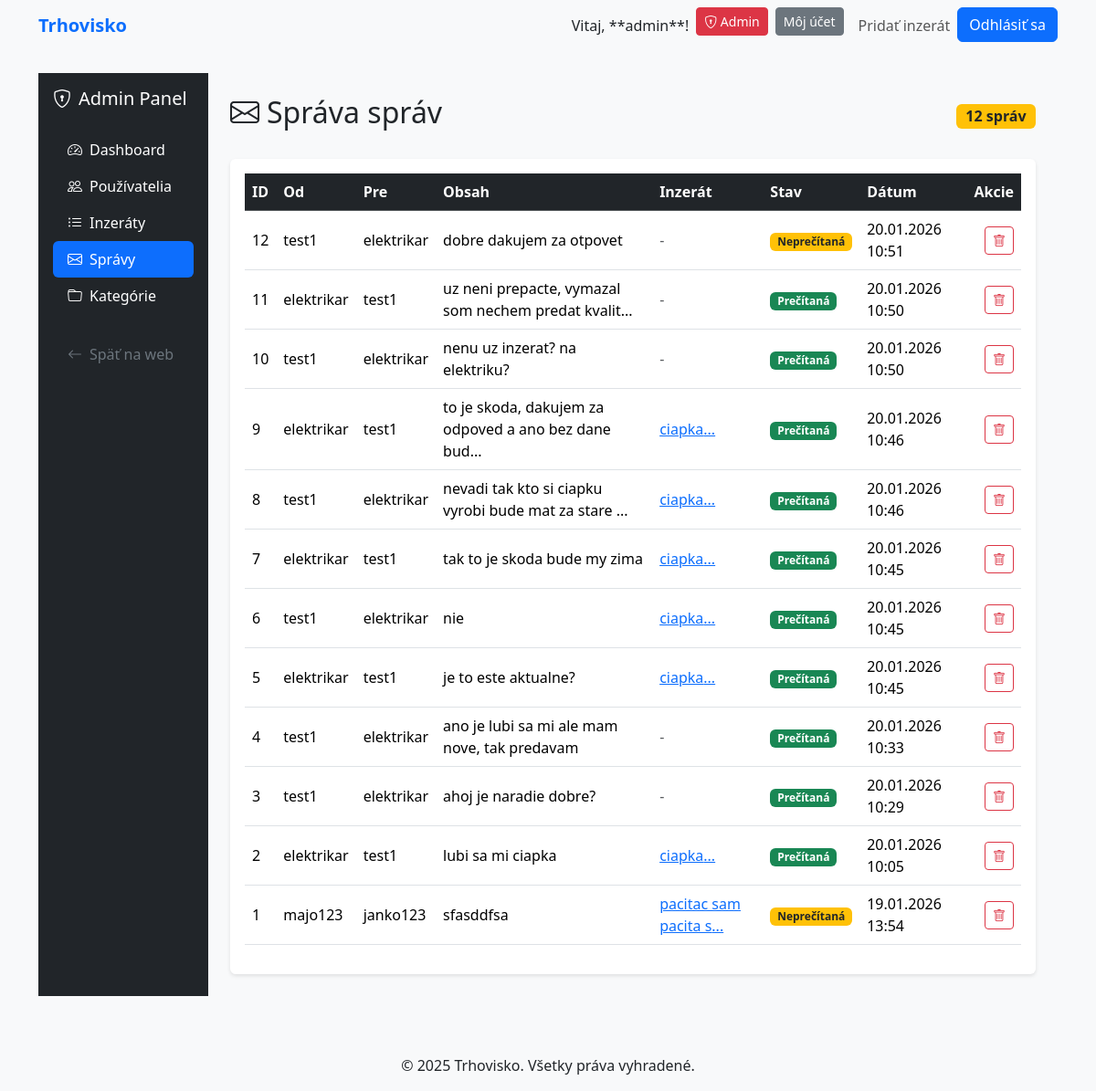
Before: /admin/messages (signed in) with the older database file.
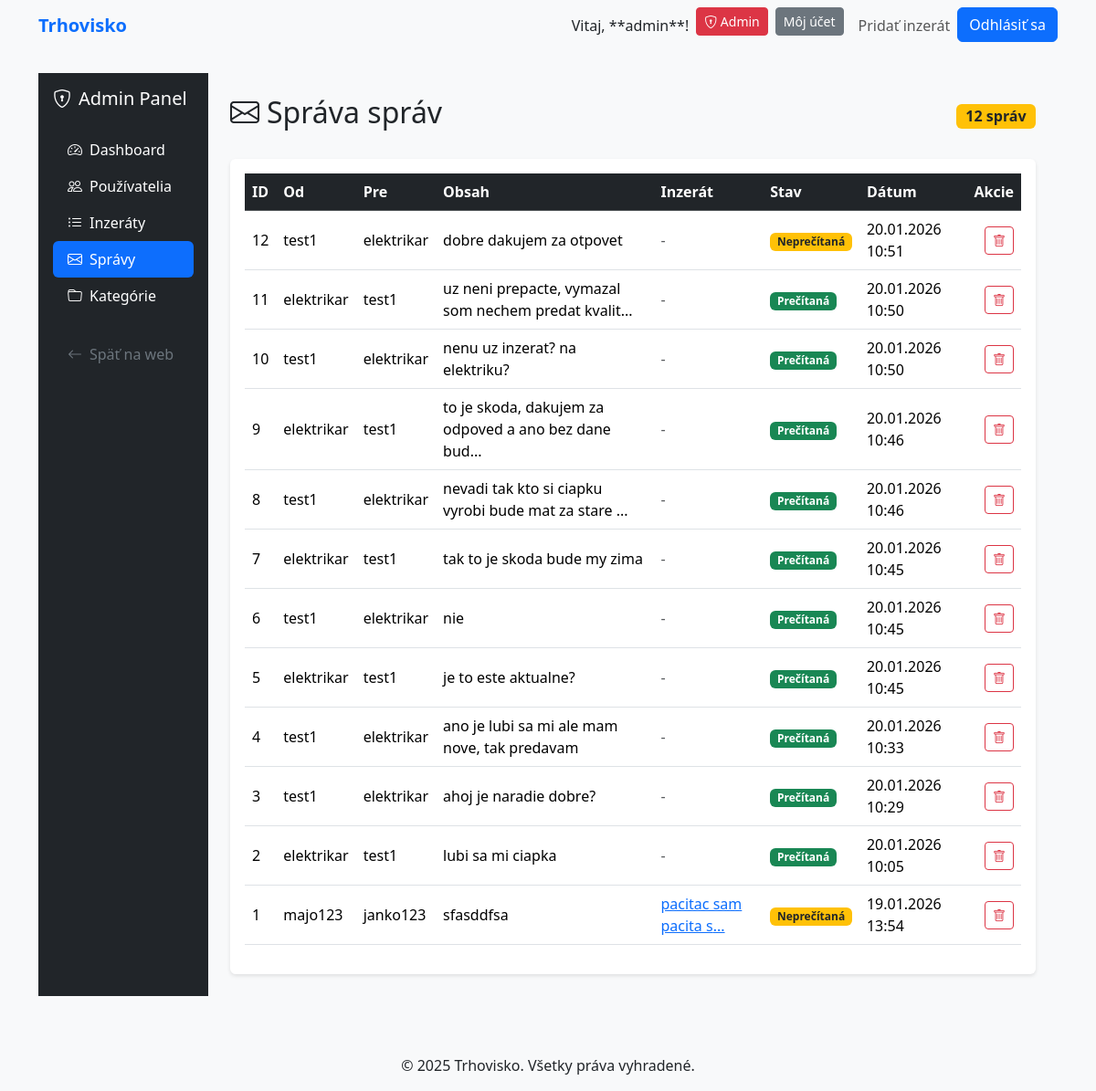
After: the same page with the newer database file.
### models.py (models this page shows, shortened)
class User(db.Model, UserMixin):
    id = db.Column(db.Integer, primary_key=True)
    username = db.Column(db.String(20), unique=True, nullable=False)
    email = db.Column(db.String(120), unique=True, nullable=False)
    password_hash = db.Column(db.String(128), nullable=False)
    role = db.Column(db.String(20), default='user')
    created_at = db.Column(db.DateTime, default=datetime.utcnow)
    listings = db.relationship('Listing', backref='author', lazy=True, cascade='all, delete-orphan')
    sent_messages = db.relationship('Message', foreign_keys=[Message.sender_id], backref='sender', lazy=True, cascade='all, delete-orphan')
    received_messages = db.relationship('Message', foreign_keys=[Message.receiver_id], backref='receiver', lazy=True, cascade='all, delete-orphan')
    favorites = db.relationship('Favorite', backref='user', lazy=True, cascade='all, delete-orphan')
    def is_admin(self):
        return self.role == 'admin'

class Message(db.Model):
    id = db.Column(db.Integer, primary_key=True)
    content = db.Column(db.Text, nullable=False)
    sender_id = db.Column(db.Integer, db.ForeignKey('user.id'), nullable=False)
    receiver_id = db.Column(db.Integer, db.ForeignKey('user.id'), nullable=False)
    listing_id = db.Column(db.Integer, db.ForeignKey('listing.id'), nullable=True)
    created_at = db.Column(db.DateTime, default=datetime.utcnow)
    is_read = db.Column(db.Boolean, default=False)

class Listing(db.Model):
    id = db.Column(db.Integer, primary_key=True)
    title = db.Column(db.String(200), nullable=False)
    description = db.Column(db.Text, nullable=False)
    price = db.Column(db.Float, nullable=False)
    location = db.Column(db.String(200))
    user_id = db.Column(db.Integer, db.ForeignKey('user.id'), nullable=False)
    category_id = db.Column(db.Integer, db.ForeignKey('category.id'), nullable=False)
    status = db.Column(db.String(20), default='active')
    created_at = db.Column(db.DateTime, default=datetime.utcnow)
    images = db.relationship('Image', backref='listing', lazy=True, cascade='all, delete-orphan')
    messages = db.relationship('Message', backref='listing', lazy=True)
    favorites = db.relationship('Favorite', backref='listing', lazy=True)

### routes.py (the view)
    @app.route('/admin/messages')
    @login_required
    @admin_required
    def admin_messages():
        messages = Message.query.order_by(Message.created_at.desc()).all()
        return render_template('admin/messages.html', messages=messages)

### app.py (called while the page is built)
    @app.context_processor
    def inject_user():
        from flask_login import current_user
        return dict(current_user=current_user)

    @login_manager.user_loader
    def load_user(user_id):
        from models import User
        return db.session.get(User, int(user_id))

### routes.py (called while the page is built)
def admin_required(f):
    from functools import wraps
    @wraps(f)
    def decorated_function(*args, **kwargs):
        if not current_user.is_authenticated or not current_user.is_admin():
            flash('Prístup zamietnutý. Vyžadujú sa administrátorské práva.', 'danger')
            return redirect(url_for('home'))
        return f(*args, **kwargs)
    return decorated_function

### templates/admin/messages.html (shortened to what this page needs)
{% extends "admin/base_admin.html" %}
{% block admin_content %}
<div class="d-flex justify-content-between align-items-center mb-4">
    <h2><i class="bi bi-envelope me-2"></i>Správa správ</h2>
    <span class="badge bg-warning text-dark fs-6">{{ messages|length }} správ</span>
</div>
<div class="card">
    <div class="card-body">
        <div class="table-responsive">
            <table class="table table-hover align-middle">
                <thead class="table-dark">
                    <tr>
                        <th>ID</th>
                        <th>Od</th>
                        <th>Pre</th>
                        <th>Obsah</th>
                        <th>Inzerát</th>
                        <th>Stav</th>
                        <th>Dátum</th>
                        <th class="text-end">Akcie</th>
                    </tr>
                </thead>
                <tbody>
                    {% for message in messages %}
                    <tr>
                        <td>{{ message.id }}</td>
                        <td>{{ message.sender.username }}</td>
                        <td>{{ message.receiver.username }}</td>
                        <td>
                            <span title="{{ message.content }}">
                                {{ message.content[:50] }}{% if message.content|length > 50 %}...{% endif %}
                            </span>
                        </td>
                        <td>
                            {% if message.listing %}
                            <a href="{{ url_for('listing_detail', id=message.listing.id) }}" target="_blank">
                                {{ message.listing.title[:20] }}...
                            </a>
                            {% else %}
                            <span class="text-muted">-</span>
                            {% endif %}
                        </td>
                        <td>
                            {% if message.is_read %}
                            <span class="badge bg-success">Prečítaná</span>
                            {% else %}
                            <span class="badge bg-warning text-dark">Neprečítaná</span>
                            {% endif %}
                        </td>
                        <td>{{ message.created_at.strftime('%d.%m.%Y %H:%M') }}</td>
                        <td class="text-end">
                            <form method="POST" action="{{ url_for('admin_delete_message', message_id=message.id) }}"
                                  class="d-inline"
                                  onsubmit="return confirm('Naozaj chcete zmazať túto správu?');">
                                <button type="submit" class="btn btn-sm btn-outline-danger" title="Zmazať">
                                    <i class="bi bi-trash"></i>
                                </button>
                            </form>
                        </td>
                    </tr>
                    {% endfor %}
                </tbody>
            </table>
        </div>
    </div>
</div>
{% endblock %}

### templates/admin/base_admin.html (shortened to what this page needs)
{% extends "base.html" %}
{% block content %}
<div class="container-fluid">
    <div class="row">
        <div class="col-md-2 bg-dark min-vh-100 p-0">
            <div class="p-3">
                <h5 class="text-white mb-4">
                    <i class="bi bi-shield-lock me-2"></i>Admin Panel
                </h5>
                <ul class="nav flex-column">
                    <li class="nav-item">
                        <a class="nav-link text-white {% if request.endpoint == 'admin_panel' %}bg-primary rounded{% endif %}"
                           href="{{ url_for('admin_panel') }}">
                            <i class="bi bi-speedometer2 me-2"></i>Dashboard
                        </a>
                    </li>
                    <li class="nav-item">
                        <a class="nav-link text-white {% if request.endpoint == 'admin_users' %}bg-primary rounded{% endif %}"
                           href="{{ url_for('admin_users') }}">
                            <i class="bi bi-people me-2"></i>Používatelia
                        </a>
                    </li>
                    <li class="nav-item">
                        <a class="nav-link text-white {% if request.endpoint == 'admin_listings' %}bg-primary rounded{% endif %}"
                           href="{{ url_for('admin_listings') }}">
                            <i class="bi bi-list-ul me-2"></i>Inzeráty
                        </a>
                    </li>
                    <li class="nav-item">
                        <a class="nav-link text-white {% if request.endpoint == 'admin_messages' %}bg-primary rounded{% endif %}"
                           href="{{ url_for('admin_messages') }}">
                            <i class="bi bi-envelope me-2"></i>Správy
                        </a>
                    </li>
                    <li class="nav-item">
                        <a class="nav-link text-white {% if request.endpoint == 'admin_categories' %}bg-primary rounded{% endif %}"
                           href="{{ url_for('admin_categories') }}">
                            <i class="bi bi-folder me-2"></i>Kategórie
                        </a>
                    </li>
                    <li class="nav-item mt-4">
                        <a class="nav-link text-secondary" href="{{ url_for('home') }}">
                            <i class="bi bi-arrow-left me-2"></i>Späť na web
                        </a>
                    </li>
                </ul>
            </div>
        </div>
        <div class="col-md-10 p-4">
            {% block admin_content %}{% endblock %}
        </div>
    </div>
</div>
{% endblock %}

### templates/base.html (shortened to what this page needs)
<!doctype html>
<html lang="sk">
<head>
    <link href="https://cdn.jsdelivr.net/npm/bootstrap@5.3.3/dist/css/bootstrap.min.css" rel="stylesheet">
    <link rel="stylesheet" href="https://cdn.jsdelivr.net/npm/bootstrap-icons@1.11.3/font/bootstrap-icons.min.css">
    <link rel="stylesheet" href="{{ url_for('static', filename='css/main.css') }}">
</head>
<body>
    <header>
        <nav class="navbar navbar-expand-lg navbar-light bg-light">
            <div class="container">
                <a class="navbar-brand" href="{{ url_for('home') }}">Trhovisko</a>
                <div class="collapse navbar-collapse" id="navbarNav">
                    <ul class="navbar-nav ms-auto">
                        {% if current_user.is_authenticated %}
                            <li class="nav-item">
                                <span class="nav-link text-dark">Vitaj, **{{ current_user.username }}**!</span>
                            </li>
                            {% if current_user.is_admin() %}
                            <li class="nav-item">
                                <a class="btn btn-sm btn-danger me-2" href="{{ url_for('admin_panel') }}">
                                    <i class="bi bi-shield-lock"></i> Admin
                                </a>
                            </li>
                            {% endif %}
                            <li class="nav-item">
                                <a class="btn btn-sm btn-secondary me-2" href="{{ url_for('dashboard') }}">Môj účet</a>
                            </li>
                            <li class="nav-item">
                                <a class="nav-link" href="{{ url_for('new_listing') }}">Pridať inzerát</a>
                            </li>
                            <li class="nav-item">
                                <a class="btn btn-primary" href="{{ url_for('logout') }}">Odhlásiť sa</a>
                            </li>
                        {% endif %}
                    </ul>
                </div>
            </div>
        </nav>
    </header>
    <main class="container my-4">
        {% block content %}{% endblock %}
    </main>
    <footer class="bg-light py-3 mt-5">
        <div class="container text-center">
            <p class="mb-0">&copy; 2025 Trhovisko. Všetky práva vyhradené.</p>
        </div>
    </footer>
</body>
</html>

### static/css/main.css (style rules this page uses)
body { font-family: 'Segoe UI', Tahoma, Geneva, Verdana, sans-serif; background-color: #f8f9fa; }
.navbar-brand { font-weight: 700; color: #0d6efd !important; }
.card { transition: transform 0.2s; border: none; box-shadow: 0 2px 4px rgba(0,0,0,0.1); }
.btn-primary { background-color: #0d6efd; border-color: #0d6efd; }

Changed rows visible on the page:
changed Message "to je skoda, dakujem za odpoved a ano bez dane bud": listing "ciapka" → (not shown); text "..." → "-"
changed Message "nevadi tak kto si ciapku vyrobi bude mat za stare": listing "ciapka" → (not shown); text "..." → "-"
changed Message "tak to je skoda bude my zima": listing "ciapka" → (not shown); text "..." → "-"
changed Message "nie": listing "ciapka" → (not shown); text "..." → "-"
changed Message "je to este aktualne?": listing "ciapka" → (not shown); text "..." → "-"
changed Message "lubi sa mi ciapka": listing "ciapka" → (not shown); text "..." → "-"
